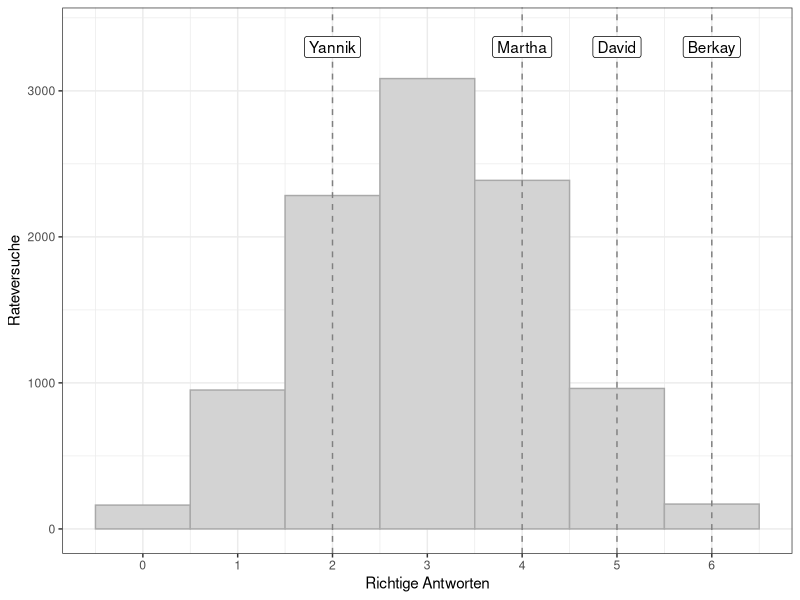
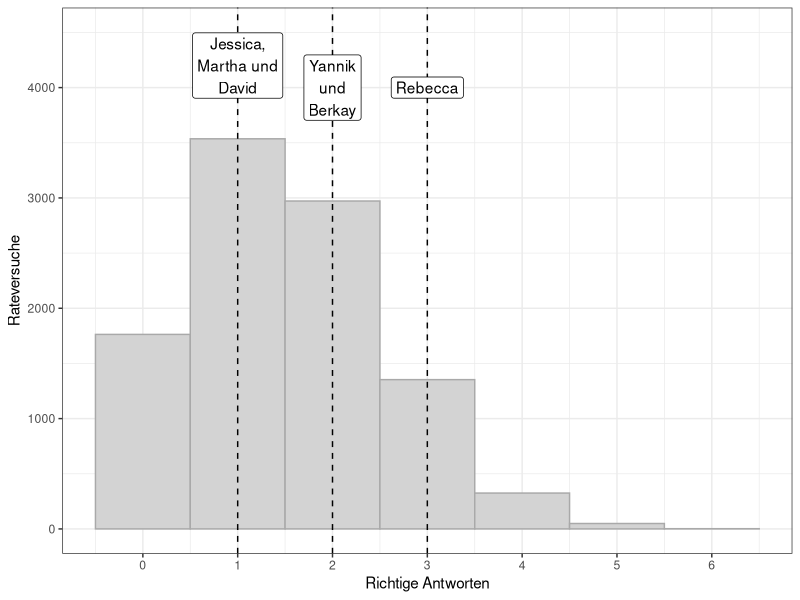

The R script that drew these images, in order:
## ---- chunk 1
knitr::opts_chunk$set(echo = TRUE)
## ---- chunk 2
library(knitr)
library(magrittr)
library(tidyverse);theme_set(theme_bw())
library(gganimate)

options(scipen = 999) 

set.seed(1453248)
## ---- chunk 3
# Challenge Nr. 1
# Die Getränke
challenge1 <- c("P", "C")

# In diesem for-loop ziehen wir drei Mal zufällige Reihenfolgen:
for (i in 1:3) {
  # mit der sample() Funktion ziehen wir aus dem Objekt "challenge1"
  # zufällig sechs Mal einen Buchstaben (und legen ihn nach jedem Ziehen
  # wieder zurück):
  reihen1 <- sample(challenge1, size = 6, replace = TRUE)
  
  # Anschließend geben wir die Reihenfolge aus:
  print(reihen1)
}

# Und das machen wir für alle Challenges:

# Challenge Nr.2
# Die Getränke:
challenge2 <- c("C", "Z")

# Die drei Reihen:
for (i in 1:3) {
  reihen2 <- sample(challenge2, size = 6, replace = TRUE)
  print(reihen2)
}


# Challenge Nr.3
# Die Getränke
challenge3 <- c("P", "C", "Z", "J")

# Die drei Reihen
for (i in 1:3) {
  reihen3 <- sample(challenge3, size = 6, replace = TRUE)
  print(reihen3)
}
## ---- chunk 4
# Die Reihen der ersten Challenge:
C1_Reihe1 <- c("C", "C", "P", "P", "C", "C")
C1_Reihe1
## ---- chunk 5
# Ein Objekt, das die Zahl aller gewünschten Simulationen angibt:
nsim <- 10000
## ---- chunk 6
# Ein leerer Datensatz, in dem die Ergebnisse eingetragen werden
simulation1 <- tibble(x = rep(NA, nsim),
                      Rateversuch = c(1:nsim))

# In diesem Loop passiert die Simulation:
# Wir führen den Loop 10.000 Mal durch (1 bis nsim)
for (i in c(1:nsim)) {
  # Hier erstellen wir die Zufallsreihenfolge:
  guess1 <- sample(c("C", "P"), 6, replace = T)
  
  # Dann gleichen wir die Reihenfolge mit der festgelegten
  # Reihenfolge ab und zählen die richtigen Treffer:
  richtig <- as.numeric(C1_Reihe1 == guess1) %>% sum()
  
  # Letztendlich tragen wir die Anzahl richtiger Treffer
  # in den Datensatz ein:
  simulation1[i, ] <- richtig
}
## ---- chunk 7
ggplot(simulation1, aes(x = x)) + 
  geom_histogram(binwidth = 1,
                 fill = "lightgrey",
                 color = "darkgrey") +
  # geom_bar() +
  geom_vline(xintercept = c(2, 4, 5, 6), 
             linetype = "dashed",
             color = "#808080") +
  annotate(geom = "label",
           y = 3300, x = 2, label = "Yannik") +
  annotate(geom = "label",
           y = 3300, x = 4, label = "Martha") +
  annotate(geom = "label",
           y = 3300, x = 5, label = "David") +
  annotate(geom = "label",
           y = 3300, x = 6, label = "Berkay") +
  scale_y_continuous(limits = c(0, 3400)) +
  scale_x_continuous(breaks = c(0:6)) +
  labs(x = "Richtige Antworten",
       y = "Rateversuche")
## ---- chunk 8
tab1 <- table(simulation1$x)
proptab1 <- table(simulation1$x) %>% prop.table() %>% {.*100} %>% round(1) %>% paste0(., "%")
cproptab1 <- table(simulation1$x) %>% prop.table() %>% cumsum() %>% {.*100} %>% round(1) %>% paste0(., "%")

tabmatr1 <- rbind(tab1, proptab1, cproptab1)
dimnames(tabmatr1)[[1]] <- c("Verteilung", "Prozentuale Verteilung", "Aufsummierte Prozente")

kable(tabmatr1, align = "c")
## ---- chunk 9
C3_Reihe1 <- c("Z", "J", "P", "P", "Z", "C")
C3_Reihe1
## ---- chunk 10
simulation2 <- tibble(x = rep(NA, nsim))

for (i in c(1:nsim)) {
  guess2 <- sample(c("P", "C", "Z", "J"), 6, replace = T)
  richtig2 <- sum(as.numeric(C3_Reihe1 == guess2))
  simulation2[i, ] <- richtig2
}
## ---- chunk 11
ggplot(simulation2, aes(x = x)) + 
  geom_histogram(binwidth = 1,
                 fill = "lightgrey",
                 color = "darkgrey") +
  scale_x_continuous(breaks = c(0:6),
                     labels = c(0:6)) +
  geom_vline(xintercept = c(1, 2, 3),
             linetype = "dashed") +
  annotate(geom = "label",
           x = 2, y = 4000,
           label = "Yannik\nund\nBerkay") +
  annotate(geom = "label",
           x = 1, y = 4200,
           label = "Jessica,\nMartha und\nDavid") +
  annotate(geom = "label",
           x = 3, y = 4000,
           label = "Rebecca") +
  scale_y_continuous(limits = c(0, 4500)) +
  labs(x = "Richtige Antworten",
       y = "Rateversuche")
## ---- chunk 12
tab3 <- table(simulation2$x)
proptab3 <- table(simulation2$x) %>% prop.table() %>% {.*100} %>% round(2) %>% paste0(., "%")
cproptab3 <- table(simulation2$x) %>% prop.table() %>% cumsum() %>% {.*100} %>% round(2) %>% paste0(., "%")

tabmatr3 <- rbind(tab3, proptab3, cproptab3)
dimnames(tabmatr3)[[1]] <- c("Verteilung", "Prozentuale Verteilung", "Aufsummierte Prozente")

kable(tabmatr3, align = "c")
